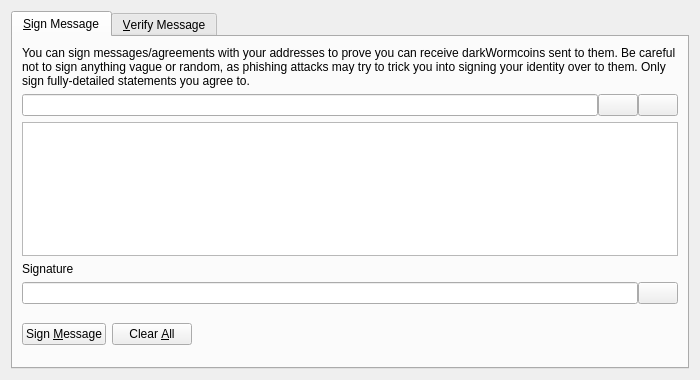
<?xml version="1.0" encoding="UTF-8"?>
<ui version="4.0">
 <class>SignVerifyMessageDialog</class>
 <widget class="QDialog" name="SignVerifyMessageDialog">
  <property name="geometry">
   <rect>
    <x>0</x>
    <y>0</y>
    <width>700</width>
    <height>380</height>
   </rect>
  </property>
  <property name="windowTitle">
   <string>Signatures - Sign / Verify a Message</string>
  </property>
  <property name="modal">
   <bool>true</bool>
  </property>
  <layout class="QVBoxLayout" name="verticalLayout">
   <item>
    <widget class="QTabWidget" name="tabWidget">
     <property name="currentIndex">
      <number>0</number>
     </property>
     <widget class="QWidget" name="tabSignMessage">
      <attribute name="title">
       <string>&amp;Sign Message</string>
      </attribute>
      <layout class="QVBoxLayout" name="verticalLayout_SM">
       <item>
        <widget class="QLabel" name="infoLabel_SM">
         <property name="text">
          <string>You can sign messages/agreements with your addresses to prove you can receive darkWormcoins sent to them. Be careful not to sign anything vague or random, as phishing attacks may try to trick you into signing your identity over to them. Only sign fully-detailed statements you agree to.</string>
         </property>
         <property name="textFormat">
          <enum>Qt::PlainText</enum>
         </property>
         <property name="wordWrap">
          <bool>true</bool>
         </property>
        </widget>
       </item>
       <item>
        <layout class="QHBoxLayout" name="horizontalLayout_1_SM">
         <property name="spacing">
          <number>0</number>
         </property>
         <item>
          <widget class="QValidatedLineEdit" name="addressIn_SM">
           <property name="toolTip">
            <string>The darkWormcoin address to sign the message with</string>
           </property>
          </widget>
         </item>
         <item>
          <widget class="QPushButton" name="addressBookButton_SM">
           <property name="toolTip">
            <string>Choose previously used address</string>
           </property>
           <property name="text">
            <string/>
           </property>
           <property name="icon">
            <iconset resource="../bitcoin.qrc">
             <normaloff>:/icons/address-book</normaloff>:/icons/address-book</iconset>
           </property>
           <property name="shortcut">
            <string>Alt+A</string>
           </property>
           <property name="autoDefault">
            <bool>false</bool>
           </property>
          </widget>
         </item>
         <item>
          <widget class="QPushButton" name="pasteButton_SM">
           <property name="toolTip">
            <string>Paste address from clipboard</string>
           </property>
           <property name="text">
            <string/>
           </property>
           <property name="icon">
            <iconset resource="../bitcoin.qrc">
             <normaloff>:/icons/editpaste</normaloff>:/icons/editpaste</iconset>
           </property>
           <property name="shortcut">
            <string>Alt+P</string>
           </property>
           <property name="autoDefault">
            <bool>false</bool>
           </property>
          </widget>
         </item>
        </layout>
       </item>
       <item>
        <widget class="QPlainTextEdit" name="messageIn_SM">
         <property name="toolTip">
          <string>Enter the message you want to sign here</string>
         </property>
        </widget>
       </item>
       <item>
        <widget class="QLabel" name="signatureLabel_SM">
         <property name="text">
          <string>Signature</string>
         </property>
         <property name="textFormat">
          <enum>Qt::PlainText</enum>
         </property>
        </widget>
       </item>
       <item>
        <layout class="QHBoxLayout" name="horizontalLayout_2_SM">
         <property name="spacing">
          <number>0</number>
         </property>
         <item>
          <widget class="QLineEdit" name="signatureOut_SM">
           <property name="font">
            <font>
             <italic>true</italic>
            </font>
           </property>
           <property name="readOnly">
            <bool>true</bool>
           </property>
          </widget>
         </item>
         <item>
          <widget class="QPushButton" name="copySignatureButton_SM">
           <property name="toolTip">
            <string>Copy the current signature to the system clipboard</string>
           </property>
           <property name="text">
            <string/>
           </property>
           <property name="icon">
            <iconset resource="../bitcoin.qrc">
             <normaloff>:/icons/editcopy</normaloff>:/icons/editcopy</iconset>
           </property>
           <property name="autoDefault">
            <bool>false</bool>
           </property>
          </widget>
         </item>
        </layout>
       </item>
       <item>
        <layout class="QHBoxLayout" name="horizontalLayout_3_SM">
         <item>
          <widget class="QPushButton" name="signMessageButton_SM">
           <property name="toolTip">
            <string>Sign the message to prove you own this darkWormcoin address</string>
           </property>
           <property name="text">
            <string>Sign &amp;Message</string>
           </property>
           <property name="icon">
            <iconset resource="../bitcoin.qrc">
             <normaloff>:/icons/edit</normaloff>:/icons/edit</iconset>
           </property>
           <property name="autoDefault">
            <bool>false</bool>
           </property>
          </widget>
         </item>
         <item>
          <widget class="QPushButton" name="clearButton_SM">
           <property name="toolTip">
            <string>Reset all sign message fields</string>
           </property>
           <property name="text">
            <string>Clear &amp;All</string>
           </property>
           <property name="icon">
            <iconset resource="../bitcoin.qrc">
             <normaloff>:/icons/remove</normaloff>:/icons/remove</iconset>
           </property>
           <property name="autoDefault">
            <bool>false</bool>
           </property>
          </widget>
         </item>
         <item>
          <spacer name="horizontalSpacer_1_SM">
           <property name="orientation">
            <enum>Qt::Horizontal</enum>
           </property>
           <property name="sizeHint" stdset="0">
            <size>
             <width>40</width>
             <height>48</height>
            </size>
           </property>
          </spacer>
         </item>
         <item>
          <widget class="QLabel" name="statusLabel_SM">
           <property name="font">
            <font>
             <weight>75</weight>
             <bold>true</bold>
            </font>
           </property>
           <property name="text">
            <string/>
           </property>
           <property name="wordWrap">
            <bool>true</bool>
           </property>
          </widget>
         </item>
         <item>
          <spacer name="horizontalSpacer_2_SM">
           <property name="orientation">
            <enum>Qt::Horizontal</enum>
           </property>
           <property name="sizeHint" stdset="0">
            <size>
             <width>40</width>
             <height>48</height>
            </size>
           </property>
          </spacer>
         </item>
        </layout>
       </item>
      </layout>
     </widget>
     <widget class="QWidget" name="tabVerifyMessage">
      <attribute name="title">
       <string>&amp;Verify Message</string>
      </attribute>
      <layout class="QVBoxLayout" name="verticalLayout_VM">
       <item>
        <widget class="QLabel" name="infoLabel_VM">
         <property name="text">
          <string>Enter the receiver's address, message (ensure you copy line breaks, spaces, tabs, etc. exactly) and signature below to verify the message. Be careful not to read more into the signature than what is in the signed message itself, to avoid being tricked by a man-in-the-middle attack. Note that this only proves the signing party receives with the address, it cannot prove sendership of any transaction!</string>
         </property>
         <property name="textFormat">
          <enum>Qt::PlainText</enum>
         </property>
         <property name="alignment">
          <set>Qt::AlignLeading|Qt::AlignLeft|Qt::AlignTop</set>
         </property>
         <property name="wordWrap">
          <bool>true</bool>
         </property>
        </widget>
       </item>
       <item>
        <layout class="QHBoxLayout" name="horizontalLayout_1_VM">
         <property name="spacing">
          <number>0</number>
         </property>
         <item>
          <widget class="QValidatedLineEdit" name="addressIn_VM">
           <property name="toolTip">
            <string>The darkWormcoin address the message was signed with</string>
           </property>
          </widget>
         </item>
         <item>
          <widget class="QPushButton" name="addressBookButton_VM">
           <property name="toolTip">
            <string>Choose previously used address</string>
           </property>
           <property name="text">
            <string/>
           </property>
           <property name="icon">
            <iconset resource="../bitcoin.qrc">
             <normaloff>:/icons/address-book</normaloff>:/icons/address-book</iconset>
           </property>
           <property name="shortcut">
            <string>Alt+A</string>
           </property>
           <property name="autoDefault">
            <bool>false</bool>
           </property>
          </widget>
         </item>
        </layout>
       </item>
       <item>
        <widget class="QPlainTextEdit" name="messageIn_VM"/>
       </item>
       <item>
        <widget class="QValidatedLineEdit" name="signatureIn_VM"/>
       </item>
       <item>
        <layout class="QHBoxLayout" name="horizontalLayout_2_VM">
         <item>
          <widget class="QPushButton" name="verifyMessageButton_VM">
           <property name="toolTip">
            <string>Verify the message to ensure it was signed with the specified darkWormcoin address</string>
           </property>
           <property name="text">
            <string>Verify &amp;Message</string>
           </property>
           <property name="icon">
            <iconset resource="../bitcoin.qrc">
             <normaloff>:/icons/transaction_0</normaloff>:/icons/transaction_0</iconset>
           </property>
           <property name="autoDefault">
            <bool>false</bool>
           </property>
          </widget>
         </item>
         <item>
          <widget class="QPushButton" name="clearButton_VM">
           <property name="toolTip">
            <string>Reset all verify message fields</string>
           </property>
           <property name="text">
            <string>Clear &amp;All</string>
           </property>
           <property name="icon">
            <iconset resource="../bitcoin.qrc">
             <normaloff>:/icons/remove</normaloff>:/icons/remove</iconset>
           </property>
           <property name="autoDefault">
            <bool>false</bool>
           </property>
          </widget>
         </item>
         <item>
          <spacer name="horizontalSpacer_1_VM">
           <property name="orientation">
            <enum>Qt::Horizontal</enum>
           </property>
           <property name="sizeHint" stdset="0">
            <size>
             <width>40</width>
             <height>48</height>
            </size>
           </property>
          </spacer>
         </item>
         <item>
          <widget class="QLabel" name="statusLabel_VM">
           <property name="font">
            <font>
             <weight>75</weight>
             <bold>true</bold>
            </font>
           </property>
           <property name="text">
            <string/>
           </property>
           <property name="wordWrap">
            <bool>true</bool>
           </property>
          </widget>
         </item>
         <item>
          <spacer name="horizontalSpacer_2_VM">
           <property name="orientation">
            <enum>Qt::Horizontal</enum>
           </property>
           <property name="sizeHint" stdset="0">
            <size>
             <width>40</width>
             <height>48</height>
            </size>
           </property>
          </spacer>
         </item>
        </layout>
       </item>
      </layout>
     </widget>
    </widget>
   </item>
  </layout>
 </widget>
 <customwidgets>
  <customwidget>
   <class>QValidatedLineEdit</class>
   <extends>QLineEdit</extends>
   <header>qvalidatedlineedit.h</header>
  </customwidget>
 </customwidgets>
 <resources>
  <include location="../bitcoin.qrc"/>
 </resources>
 <connections/>
</ui>
